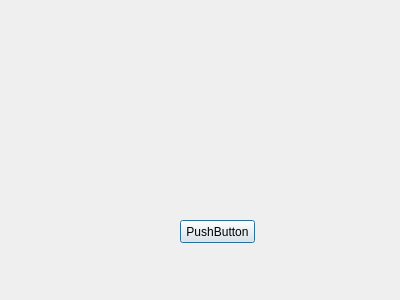
<?xml version="1.0" encoding="UTF-8"?>
<ui version="4.0">
 <class>Dialog</class>
 <widget class="QDialog" name="Dialog">
  <property name="geometry">
   <rect>
    <x>0</x>
    <y>0</y>
    <width>400</width>
    <height>300</height>
   </rect>
  </property>
  <property name="windowTitle">
   <string>Dialog</string>
  </property>
  <widget class="QPushButton" name="pushButton">
   <property name="geometry">
    <rect>
     <x>180</x>
     <y>220</y>
     <width>75</width>
     <height>23</height>
    </rect>
   </property>
   <property name="text">
    <string>PushButton</string>
   </property>
  </widget>
 </widget>
 <resources/>
 <connections/>
</ui>
